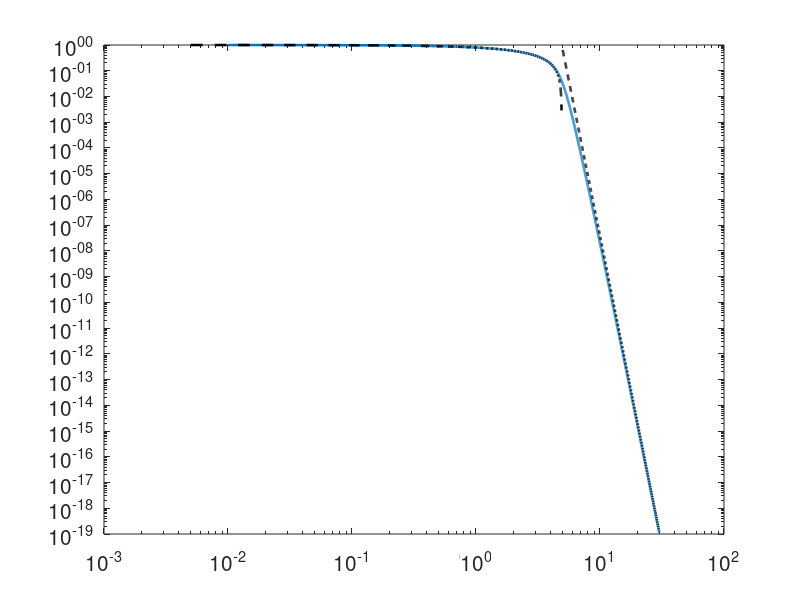
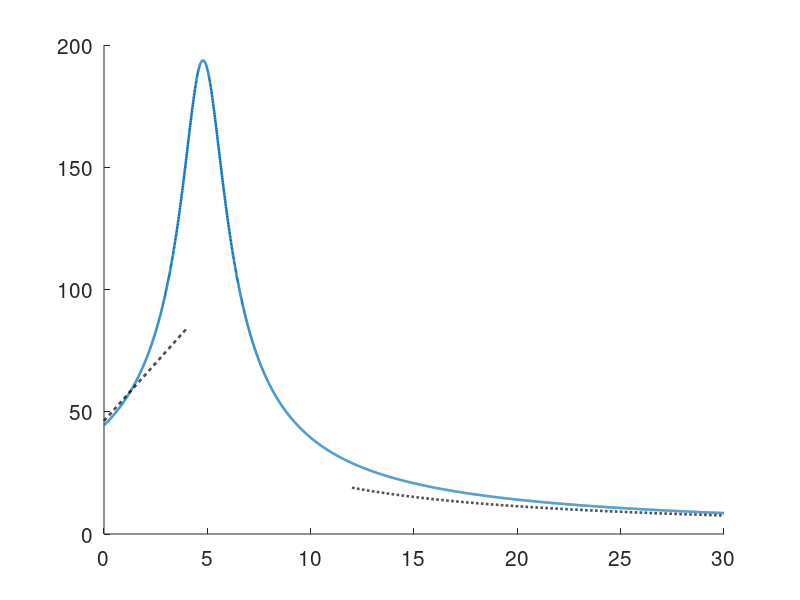

MATLAB code to generate these figures, in order:
%random walk model for severing competition
%plots mean end time and severing time vs concentration of tubulin
set(groot,'defaultLineLineWidth',1.8)
set(groot,'defaultAxesFontSize',15)
clear all;
close all;
%figure;
%parameters
kt=.11; 
ks=.54;  % probability(ish-actually a rate) of a tubulin protein falling off
L=25;
cts=0:.01:30;
x0=1;



%%
kT=kt*cts;
pt= kT./(kT+ks);
ps= ks./(kT+ks);
r=pt./ps;
k=ones(size(cts)).*x0;
n=ones(size(cts)).*L;
tstep=zeros(size(cts));
one_vec=ones(size(cts));
for a=1:length(kT)
    tstep(a)=1/(ks+kT(a));
end

B= (x0./(1- 2*ps)) - (L./(1- 2*ps)).*(((pt./ps).^(x0)-1)./( ((pt./ps).^L)-1)); %normal boundary conditions
B=tstep.*B;
C= ((pt./ps).^(x0)-1)./( ((pt./ps).^L)-1); %probability
M=B./C;
data=[32.3,9.2; %0: mean, std 
      75.4,30.8; %2: mean, std 
      193.8,101.5] ;
C5=tstep.*(((r+1)./(r-1)).*(((r.^L+1)./(r.^L-1)).*L-((r.^x0+1)./(r.^x0-1)).*x0));
            for i=1:length(kT)
                if kT(i)==ks
                    C5(i)=(L^2-x0^2)/3;
                end
            end

%%

figure
loglog(cts,C,'DisplayName','theory');
hold on;
ct4=0:.005:4.895;
plinet=zeros(1,length(ct4));
for i=1:length(ct4)
    plinet(i)=1-(kt*ct4(i)/ks);
end
loglog(ct4,plinet,'--','Color','black')
ct5=5:.01:30;
pcurvet=zeros(1,length(ct5));
for i=1:length(ct5)
    pcurvet(i)=(kt*ct5(i)/ks)^(-24);
end
loglog(ct5,pcurvet,'--','Color','black')
 saveas(gca,'fig2prob_lines.pdf');
% 
 

figure;

hold on;
plot(cts,C5,'DisplayName','theory');
hold on
ct2=0:.01:4;
linet=zeros(1,length(ct2));
for i=1:length(ct2)
    linet(i)=(L/ks)*(1+(kt*ct2(i)/ks));
end
plot(ct2,linet,'--','Color','black')
hold on
ct3=12:.01:30;
curvet=zeros(1,length(ct3));
for i=1:length(ct3)
    curvet(i)=(L/ks)*(1/(kt*ct3(i)/ks));
end
plot(ct3,curvet,'--','Color','black')
saveas(gca,'fig2_plus_curves.pdf')

